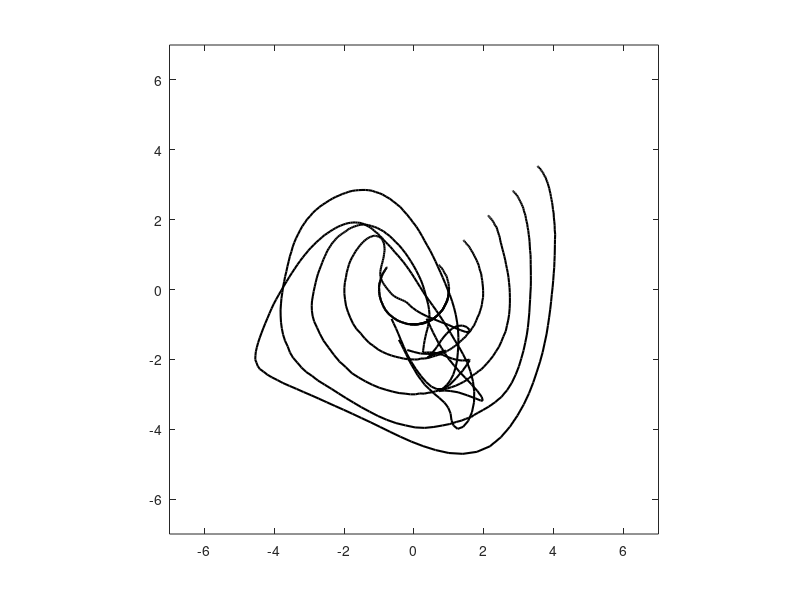

Write MATLAB code to recreate this figure.
% Impulse-based simulation
% example code
% Daniel Heinrich, August 2015
% Version 1.0

clear; clc; close all;

% This example code shows a simple n-mass pendulum, 
% simulated with an impulse-based approach


% simulation parameters:
dt = 0.001; % time step
tmax = 4; % max time
tol = 0.01; % collision tolerance
g = 10; % might also be 9.81

% set up a couple of objects:

% number of objects:
n=5;

% Now, let's initialize all objects:
% (for simplicity, we add the center point (fixed to ground) to our objects stack)
for i=1:n+1
    objects(i).l = 1; % lever length
    objects(i).pos=[1; 1] / sqrt(2) * (i-1); % position
    objects(i).vel=objects(i).pos*0;  % start with zero velocity
    objects(i).P=objects(i).pos*0;  % impulse
    objects(i).m=1;       % mass and inertia
    % also, we'll need to iterate, so let's create temporary position and velocity fields:
    objects(i).pos_new = objects(i).pos*0;
    objects(i).vel_new = objects(i).pos*0;
end

%
% now, our system is set up. Next: Dynamic simulation
%


% show live plot?
plot_on = 0;
% plot and output each x s:
dt_plot = 0.02;
n_plots = 0;
% initialize array for results:
results = zeros(round(tmax / dt_plot)-1, 2*(n+1));

tic

% loop over timesteps:
for t=0:dt:tmax
  
    % 1) initialize: calculate initial impulse (including external forces):
    for i=2:n+1 % update all moving objects
        % gravity: impulse = mass * g * length_timestep
        objects(i).P = objects(i).m * [0; -g] * dt;
    end
    
    % 2) calculate new movement + iterate until all collisions are resolved
    collisions = true;
    iterations = 0; % count iterations
    
    while collisions % iterate until all collisions are resolved
    
        % 2.1) calculate new velocity and position:
        for i=2:n+1 % check all moving objects
            % velocity: updated with impulse.
            objects(i).vel_new = objects(i).vel + objects(i).P / objects(i).m;
            % position: updated with new velocity:
            objects(i).pos_new = objects(i).pos + objects(i).vel_new * dt;
        end
        
        % 2.2) check collisions & boundary conditions (here: lever connections):
        collisions = false; % will be set true in for loop if iteration is required
        % lever has correct position between objects? Check!
        for i=2:n+1 % check all moving objects
            % calculate distance (vector and norm):
            distance = objects(i).pos_new - objects(i-1).pos_new;
            distance_norm = norm(distance);

            % 2.3) calculate impulse required to correct the boundary condition:
            if abs(distance_norm - objects(i).l)>tol;  % boundary condition violated!
                direction = distance / distance_norm;
                P = - (distance_norm - objects(i).l) * direction * objects(i).m/2 / dt;
                % Add to both objects connected to the lever (but mind the direction!):
                objects(i).P = objects(i).P + P;
                objects(i-1).P = objects(i-1).P - P;
                % Reiterate!:
                collisions = true;
            end
        end
        
        iterations = iterations+1;
    end
    
    % 3) update objects:
    for i=2:n+1
        objects(i).vel = objects(i).vel_new;
        objects(i).pos = objects(i).pos_new;
    end 
    
    % 4) model output (plot / results):
    if t >= (n_plots * dt_plot) % only output on some timesteps
        n_plots = n_plots+1;
        for i=1:n+1
            line(:,i)=objects(i).pos;
        end
        results(n_plots, :) = [line(1,:), line(2,:)];
        if plot_on
            hold off;
            plot(line(1,:), line(2,:), 'o-', 'LineWidth', 1.5);
            hold on;
            axis([-1 1 -1 1]*(n+2));
            axis equal;
            text(-n, n, ['t=' num2str(t) ' i=' num2str(iterations)]);
            drawnow;
        end
        t_plot = t;
    end
        
end

% Plot movement tracks:
h=figure;
for i=1:n+1
    plot(results(:,i), results(:,i+n+1), '-k', 'LineWidth', 1.5);
    hold on;
end
axis([-1 1 -1 1]*(n+2));
axis equal;
